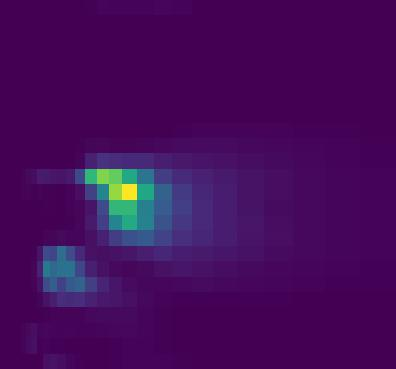
#> input picture 700.jpg, 396 x 369 px, given in place of 0.jpg, which was not available
$ python make_dataset.py --data .
#> lines starting #> are read from the running program, lines starting #| are printed output that depends on the picture; pictures that were not available may be replaced by others from this repository, and a replacement may not be noted
import numpy as np
import os
import cv2 as cv
import numpy as np
from pathlib import Path
from tqdm import tqdm
import random
import shutil
import argparse


parser = argparse.ArgumentParser(description="Preprocessing root path")

parser.add_argument("-d", "--data", action="store", type=str, required=True,
                    help="path to parent directory of raw data folder")

args = vars(parser.parse_args())

root_path = Path(args['data'])

numSamples = len(list(Path(str(root_path) + '/raw/Offshore/').rglob('*.jpg')))  # Get total number of image pairs

# Preprocess raw images (greyscale, resize, rename)
src_paths = {'x_path': str(root_path) + '/raw/Offshore/',
             'y_path': str(root_path) + '/raw/NearShore/'}
temp_paths = {'x_path': str(root_path) + '/interim/Offshore/',
              'y_path': str(root_path) + '/interim/NearShore/'}

os.makedirs(str(root_path) + '/interim')
os.makedirs(str(root_path) + '/interim/Offshore')
os.makedirs(str(root_path) + '/interim/NearShore')

for path in src_paths:
    for i in range(0, numSamples):
        img = cv.imread(src_paths[path] + str(i) + ".jpg", 0)
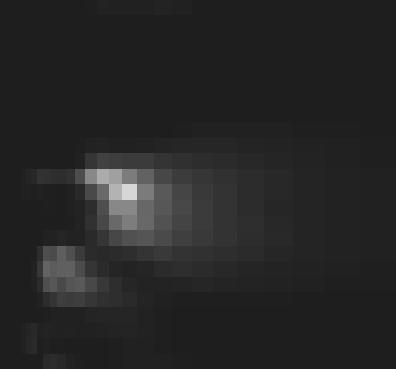
#> img: shape (369, 396); min 16, max 217, mean 37.8
        img_scaled = cv.resize(img, (64, 64), cv.INTER_AREA)
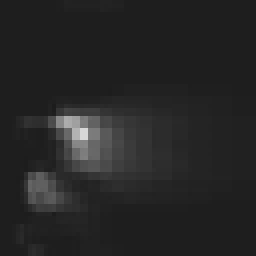
#> img_scaled: shape (64, 64) (shown 4 times larger); min 28, max 215, mean 37.8
        cv.imwrite(temp_paths[path] + str(i).zfill(5) + ".jpg", img_scaled)
#> pass 2 of the loop `for path in src_paths:`:
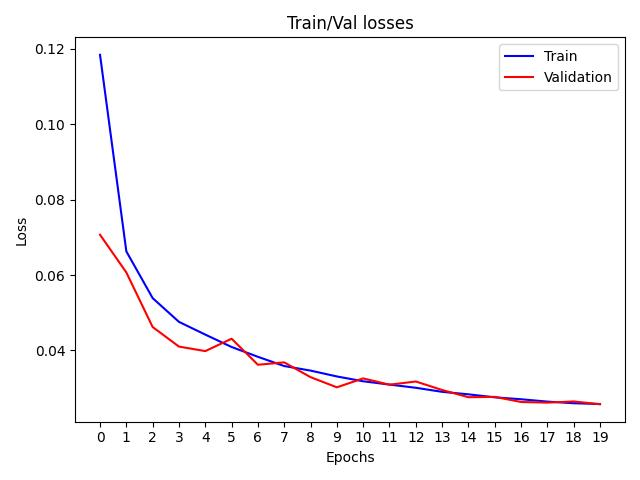
#> input picture losses.jpg, 640 x 480 px, given in place of 0.jpg, which was not available
#> img: shape (480, 640)
#> `img_scaled = cv.resize(img, (64, 64), cv.INTER_AREA)`:
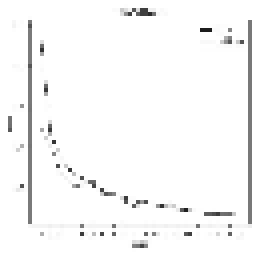
#> img_scaled: shape (64, 64) (shown 4 times larger); min 29, max 255, mean 247.7

# ----------------------------------------------------------------
# Split dataset into training/test sets
os.makedirs(str(root_path) + '/processed/x_train')
os.makedirs(str(root_path) + '/processed/x_val')
os.makedirs(str(root_path) + '/processed/x_test')
os.makedirs(str(root_path) + '/processed/y_train')
os.makedirs(str(root_path) + '/processed/y_val')
os.makedirs(str(root_path) + '/processed/y_test')

x_dst_paths = {'x_train': str(root_path) + '/processed/x_train/',
               'x_val': str(root_path) + '/processed/x_val/',
               'x_test': str(root_path) + '/processed/x_test/'}

y_dst_paths = {'y_train': str(root_path) + '/processed/y_train/',
               'y_val': str(root_path) + '/processed/y_val/',
               'y_test': str(root_path) + '/processed/y_test/'}

x_dst_keys = list(x_dst_paths)
y_dst_keys = list(y_dst_paths)

lengths = {'train': int((0.8 * 0.8 * numSamples)),  # 80% of 80% of numSamples:     12800
           'val': int((0.2 * 0.8 * numSamples)),  # 20% of 80% of numSamples:       3200
           'test': int((0.2 * numSamples))}  # 20% of numSamples:                   4000

print("# of pairs:\t", numSamples, "\nDataset split:\t", lengths)

iterLengths = {"train": lengths["train"],                                    # 12800
               "val": lengths["train"] + lengths["val"],                     # 16000
               "test": lengths["train"] + lengths["val"] + lengths["test"]}  # 20000

random.seed(42)
randomList = random.sample(range(0, numSamples), numSamples)  # randomised list from 0 -> numSamples

indices = {"train_ind": randomList[0:iterLengths["train"]],                  # 0 to 12800 random indices
           "val_ind": randomList[iterLengths["train"]:iterLengths["val"]],   # 12800 to 16000 random indices
           "test_ind": randomList[iterLengths["val"]:iterLengths["test"]]}   # 16000 to 20000 random indices

for path in temp_paths:                 # iterate once each offshore/near shore
    for j in zip(lengths, iterLengths, indices, range(3)):
        if path.startswith("x"):
            for i in range(lengths[j[0]]):
                shutil.copyfile(temp_paths[path] + str(indices[j[2]][i]).zfill(5) + '.jpg',
                                x_dst_paths[x_dst_keys[j[3]]] + str(indices[j[2]][i]).zfill(5) + '.jpg')
        elif path.startswith("y"):
            for i in range(lengths[j[0]]):
                shutil.copyfile(temp_paths[path] + str(indices[j[2]][i]).zfill(5) + '.jpg',
                                y_dst_paths[y_dst_keys[j[3]]] + str(indices[j[2]][i]).zfill(5) + '.jpg')

# ----------------------------------------------------------------
# Calculate the mean and standard deviation of training samples
files = list(Path(str(root_path) + '/processed/x_train/').rglob('*.jpg'))  # Get number of image pairs in x_train
numTrainSamples = len(files)

mean = np.array([0.])
stdTemp = np.array([0.])
std = np.array([0.])

for i in tqdm(range(numTrainSamples)):
    im = cv.imread(str(files[i]), 0)
    im = im.astype(float) / 255.

    for j in range(1):
        mean[j] += np.mean(im[:, j])

mean = (mean / numTrainSamples)

for i in tqdm(range(numTrainSamples)):
    im = cv.imread(str(files[i]), 0)
    im = im.astype(float) / 255.
    for j in range(1):
        stdTemp[j] += ((im[:, j] - mean[j]) ** 2).sum() / (im.shape[0] * im.shape[1])

std = np.sqrt(stdTemp / numTrainSamples)

print("Mean:\t", mean)
print("Std:\t", std)

# Calculated values:
# Mean:     [0.1176469]
# Std:      [0.00040002]
